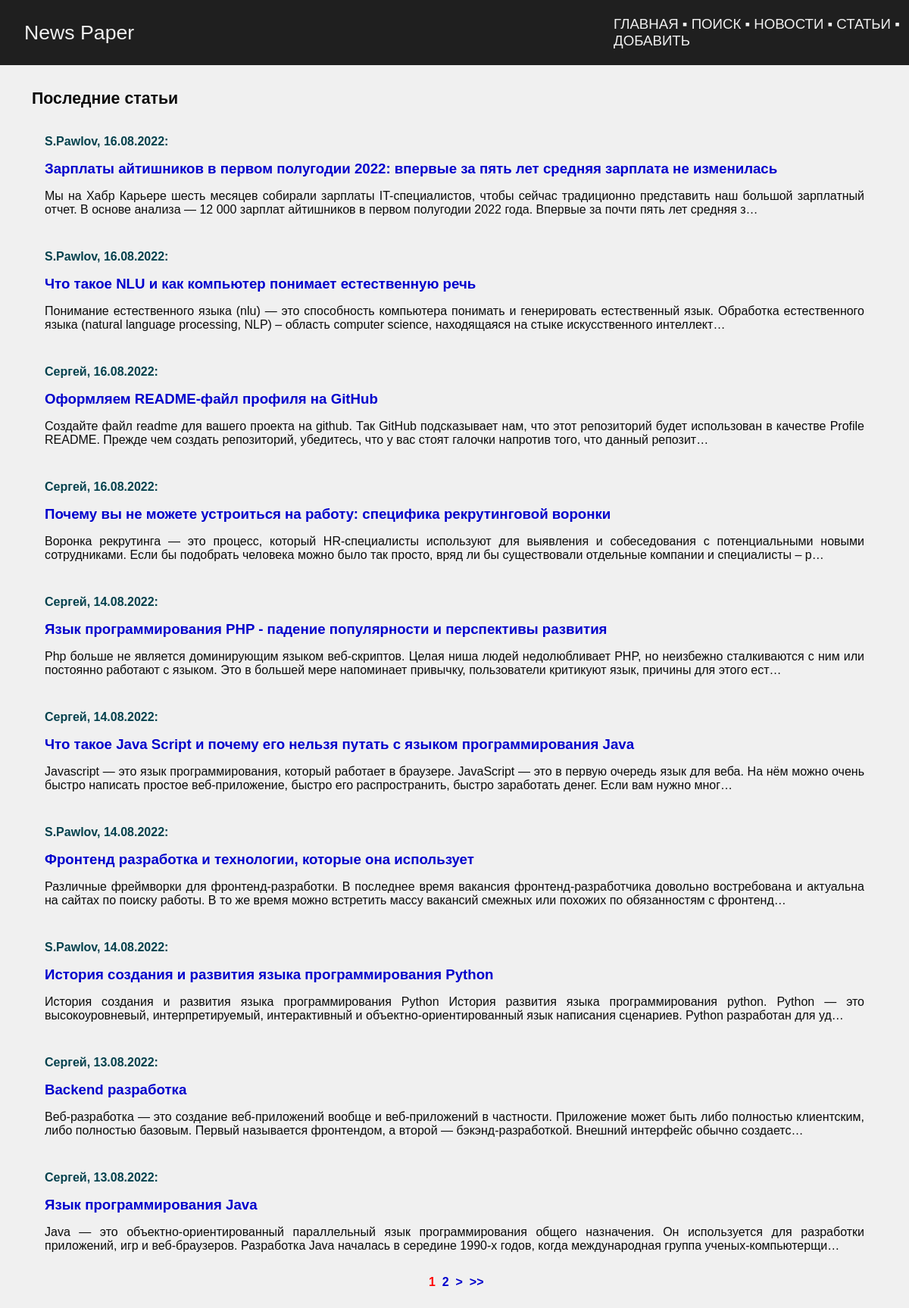
The page /articles/ on the database as committed earlier.
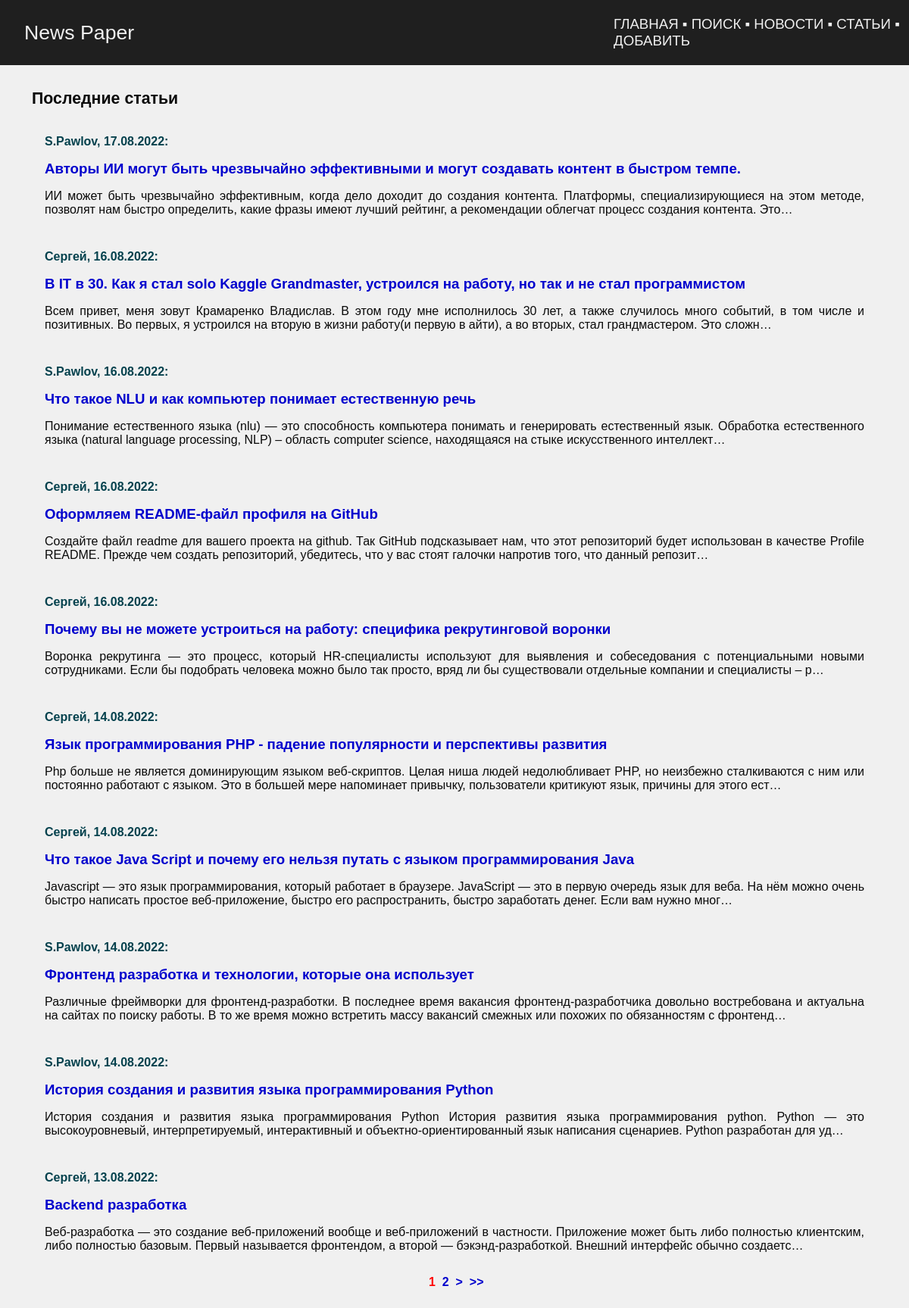
The same page on the database as committed later.
### news/models.py (models this page shows, shortened)
class Post(models.Model):
    author_post = models.ForeignKey(
        Author, on_delete=models.CASCADE, verbose_name='Автор',
    )
    ARTICLE = 'ART'
    NEWS = 'NWS'
    CHOICE_CAT = [
        (ARTICLE, 'Статья'),
        (NEWS, 'Новость'),
    ]
    type_cat = models.CharField(
        max_length=3, choices=CHOICE_CAT, default=ARTICLE,
        verbose_name='Тип контента',
    )
    date_pub = models.DateTimeField(
        auto_now_add=True, verbose_name='Дата публикации',
    )
    post_cat = models.ManyToManyField(
        Category, through='PostCategory', verbose_name='Категория',
    )
    name = models.CharField(
        max_length=128, verbose_name='Название',
    )
    content = models.TextField(
        verbose_name='Контент',
    )
    content_rate = models.SmallIntegerField(
        default=0,
        verbose_name='Рейтинг',
    )
    class Meta:
        verbose_name = 'Пост'
        verbose_name_plural = 'Посты'

class Author(models.Model):
    author_user = models.OneToOneField(
        User,
        on_delete=models.CASCADE,
    )
    author_rate = models.SmallIntegerField(
        default=0,
    )
    def __str__(self):
        return self.author_user.username
    class Meta:
        verbose_name = 'Автор'
        verbose_name_plural = 'Авторы'

### news/views.py (the view)
# urls.py: path('articles/', ArticlesView.as_view(), name='articles'),
class ArticlesView(ListView):
    queryset = Post.objects.filter(type_cat='ART').select_related()
    ordering = '-date_pub'
    template_name = 'articles.html'
    context_object_name = 'articles'
    paginate_by = 10

### news/templatetags/censor.py (called while the page is built)
@register.filter()
def censor(in_text):
    censured_text = in_text
    with open('static/json/bad_words.json', 'r') as censor_file:
        bad_text = json.load(censor_file)
    for word in censured_text.split():
        if word.lower() in bad_text:
            censured_text = censured_text.replace(
                word,
                f'{word[0]}{"*" * (len(word) - 1)}'
            )
    return censured_text

### news/templatetags/news_tags.py (called while the page is built)
@register.simple_tag(takes_context=True)
def url_replace(context, **kwargs):
    d = context['request'].GET.copy()
    for k, v in kwargs.items():
        d[k] = v
    return d.urlencode()

### templates/articles.html (shortened to what this page needs)
{% extends 'default.html' %}
{% load censor %}
{% load news_tags %}
{% block content %}
<table class="news">
    <tr>
        <th>Последние статьи</th>
    </tr>
    <tr>
        <td>
            <table>
            {% for nw in articles %}
            <tr>
                <td>
                    <p class="metanews">
                        {{ nw.author_post }}, {{ nw.date_pub|date:'d.m.Y' }}:
                    </p>
                    <a class="news_title" href="{% url 'news:detail' nw.id %}">
                        {{ nw.name|censor }}
                    </a>
                    <br>
                    <p>{{ nw.content|censor|truncatechars:250|safe }}</p>
                </td>
            </tr>
            {% endfor %}
            </table>
        </td>
    </tr>
</table>
<div class="pagination">
    <span class="current">&nbsp;{{ page_obj.number }}&nbsp;</span>
    {% if page_obj.has_next %}
        <a href="?{% url_replace page=page_obj.next_page_number %}">{{ page_obj.next_page_number }}</a>
        <a href="?{% url_replace page=page_obj.next_page_number %}">&nbsp;></a>
        <a href="?{% url_replace page=page_obj.paginator.num_pages %}">&nbsp;>></a>
    {% endif %}
</div>
{% endblock content %}

Rows that differ between the two databases and show on the page:
no longer on this page (row edited): Post: author_post "S.Pawlov", date_pub "16.08.2022", name|censor "Зарплаты айтишников в первом полугодии 2022: впервые за пять лет средняя зарплата не изменилась", content|censor "Мы на Хабр Карьере шесть месяцев собирали зарплаты IT-специалистов, чтобы сейчас традиционно представить наш большой зарплатный отчет. В основе анализа — 12 000 зарплат айтишников в первом полугодии 2022 года. Впервые за почти пять лет средняя з…"
no longer on this page (row unchanged): Post: author_post "Сергей", date_pub "13.08.2022", name|censor "Язык программирования Java", content|censor "Java — это объектно-ориентированный параллельный язык программирования общего назначения. Он используется для разработки приложений, игр и веб-браузеров. Разработка Java началась в середине 1990-х годов, когда международная группа ученых-компьютерщи…"
added Post: author_post "S.Pawlov", date_pub "17.08.2022", name|censor "Авторы ИИ могут быть чрезвычайно эффективными и могут создавать контент в быстром темпе.", content|censor "ИИ может быть чрезвычайно эффективным, когда дело доходит до создания контента. Платформы, специализирующиеся на этом методе, позволят нам быстро определить, какие фразы имеют лучший рейтинг, а рекомендации облегчат процесс создания контента. Это…"
added Post: author_post "Сергей", date_pub "16.08.2022", name|censor "В IT в 30. Как я стал solo Kaggle Grandmaster, устроился на работу, но так и не стал программистом", content|censor "Всем привет, меня зовут Крамаренко Владислав. В этом году мне исполнилось 30 лет, а также случилось много событий, в том числе и позитивных. Во первых, я устроился на вторую в жизни работу(и первую в айти), а во вторых, стал грандмастером. Это сложн…"
